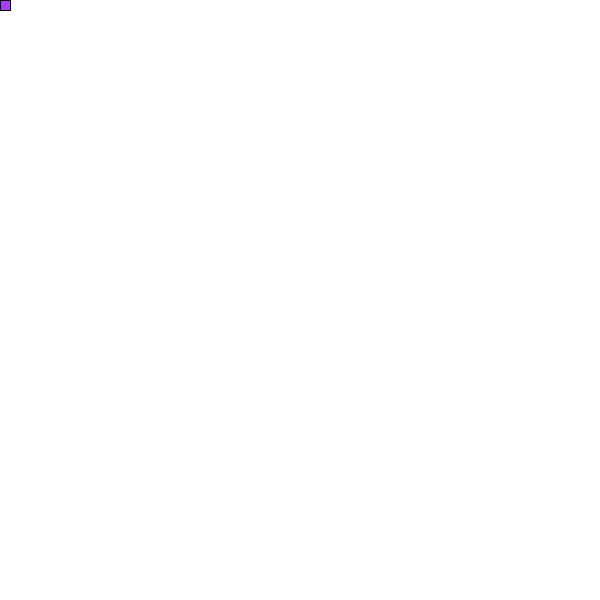
Frame 1 (no input)
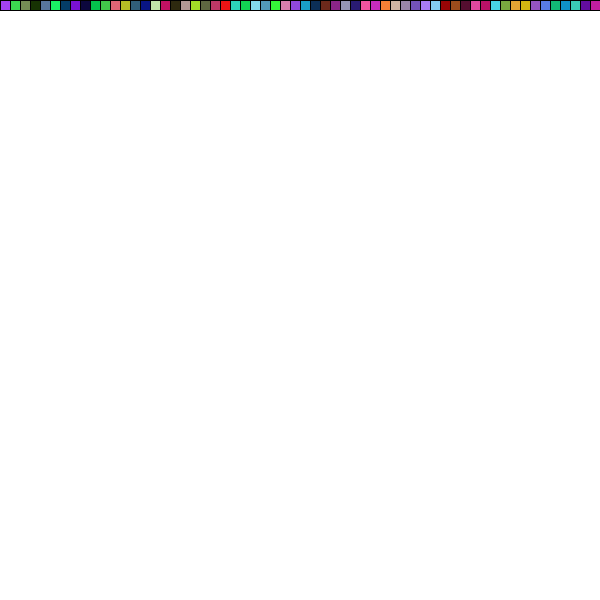
Frame 60 (the mouse pressed at the canvas centre just before this capture)
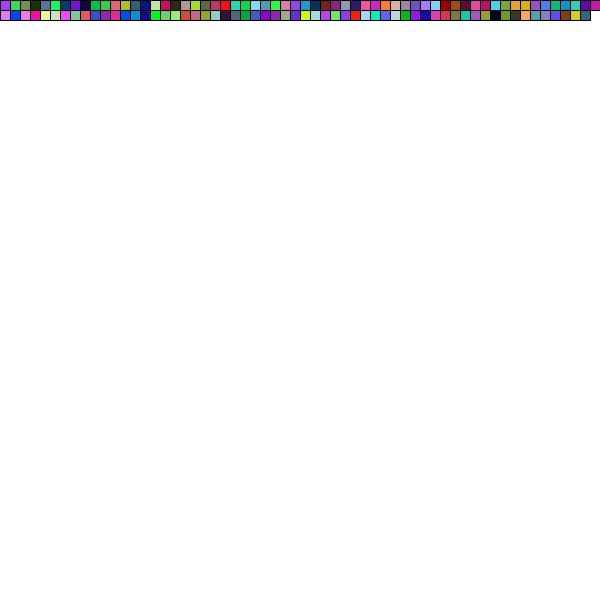
Frame 120 (the mouse held since frame 60 and released just before this capture)

The Processing sketch that drew these frames (run headless with seeded random() and noise(); from frame 60 on, the mouse is pressed at the canvas centre):

// Processing sketch: processing_169481
// ── processing_169481.pde

int a=0;
int e=0;
int c=10;
int d=10;
int x=600;
float r;
float g;
float b;
void setup()
{size(600,600);
background(255);}
void draw(){
  r=random(255);
  g=random(255);
  b=random(255);
  fill(r,g,b);
  frameRate(100);
  rect(a,e,c,d);
  a=a+10;
  if(a > width ){
    a=-10;
    a=a+10;
    e=e+10;}
}
